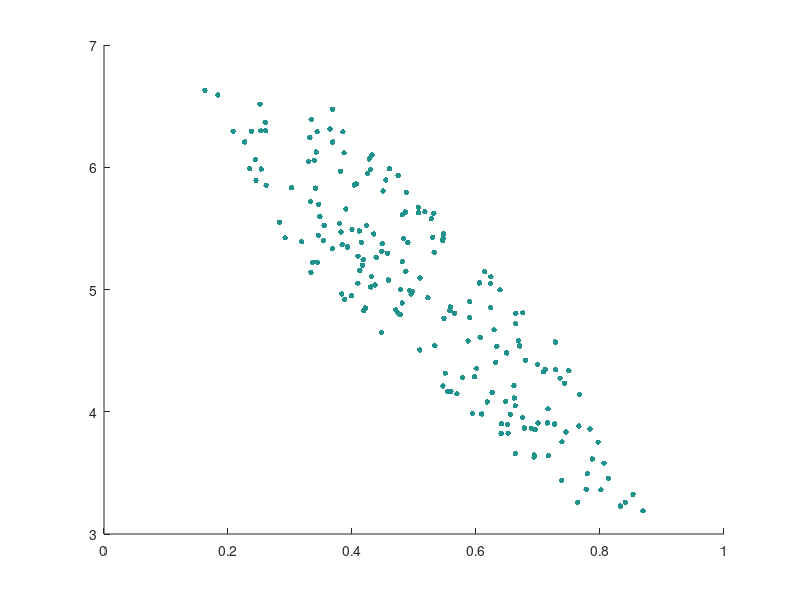
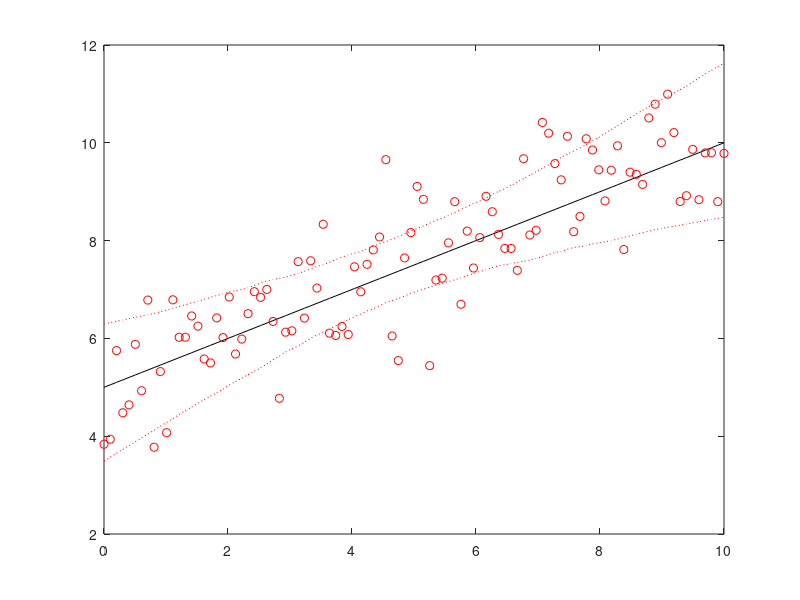

The MATLAB script that drew these images, in order:
% Generates 100 samples
f = @(tt,x) tt(1).*x+tt(2);
x = linspace(0,10,100)';
t = [.5;5];
y = f(t,x) + normrnd(0,1,numel(x),1);

% Informal likelihood and behavioural limit
LoA  = 3;
L    = @(tt) sum(abs(y-f(tt,x))<LoA);
minL = numel(y);

% Sample parameter space and evaluate likelihood
nsim = 1e4;
p    = numel(t);
tt   = zeros(nsim,p);
lob  = [-2 0];
upb  = [2 10];
for id = 1:p
    tt(:,id) = unifrnd(lob(id),upb(id),nsim,1);
end
ttL = zeros(nsim,1);
for id = 1:nsim
    ttL(id) = L(tt(id,:));
end

% Retain only behavioural parameters and reescale likelihood
idbe = find(ttL>=minL);
tt   = tt(idbe,:);
ttL  = ttL(idbe);
ttL  = ttL./sum(ttL);

% Plot parameter space
figure
scatter(tt(:,1),tt(:,2),16,ttL,'filled')

% Plot IC
nboot  = 1e4;
samp_t = tt(randsample(numel(ttL),nboot,'true',ttL),:);
y_out  = samp_t(:,1)'.*x+samp_t(:,2)';
y_ic   = quantile(y_out',[.05 .95]);
figure
plot(x,f(t,x),'k-'); hold on;
plot(x,y,'ro');
plot(x,y_ic','r:'); hold off;